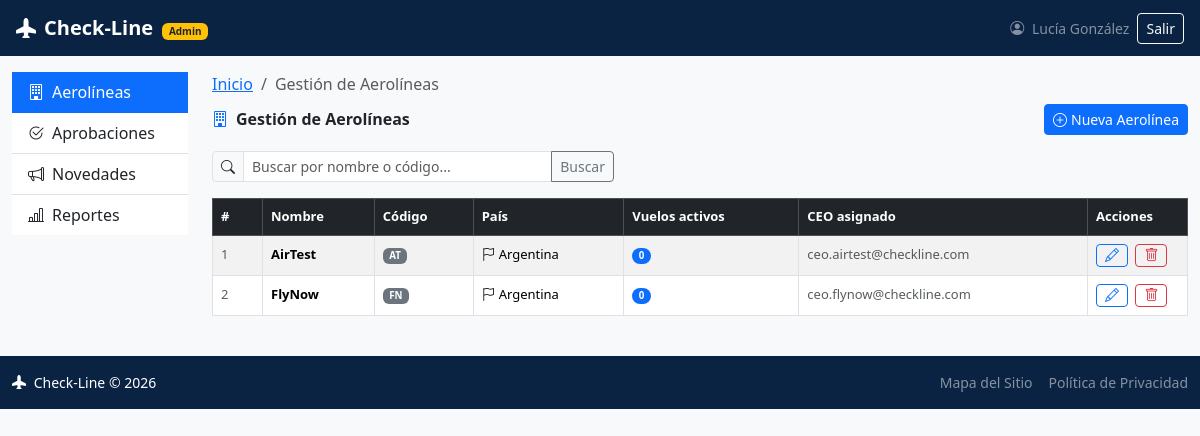
Screenshot of /admin/aerolineas.php (signed in) with the database file from the repository.
### tables this page shows
CREATE TABLE aerolineas (
  id_aerolinea  INT AUTO_INCREMENT PRIMARY KEY,
  nombre        VARCHAR(100) NOT NULL,
  codigo        VARCHAR(3)   NOT NULL UNIQUE,
  pais          VARCHAR(60)  NOT NULL,
  id_ceo        INT NOT NULL,
  fecha_alta    DATETIME NOT NULL DEFAULT CURRENT_TIMESTAMP,
  CONSTRAINT fk_aerolinea_ceo FOREIGN KEY (id_ceo) REFERENCES usuarios(id_usuario)
);

CREATE TABLE usuarios (
  id_usuario        INT AUTO_INCREMENT PRIMARY KEY,
  nombre            VARCHAR(60)  NOT NULL,
  apellido          VARCHAR(60)  NOT NULL,
  email             VARCHAR(120) NOT NULL UNIQUE,
  password_hash     VARCHAR(255) NOT NULL,
  id_rol            INT NOT NULL,
  activo            TINYINT(1) NOT NULL DEFAULT 0,    
  token_validacion  VARCHAR(100) NULL,
  fecha_registro    DATETIME NOT NULL DEFAULT CURRENT_TIMESTAMP,
  CONSTRAINT fk_usuario_rol FOREIGN KEY (id_rol) REFERENCES roles(id_rol)
);

### includes/auth.php (called while the page is built, shortened)
<?php
function nombreUsuarioActual(): string
{
    return $_SESSION['nombre'] ?? '';
}

### admin/aerolineas.php (the view, shortened to what this page needs)
<?php
require_once __DIR__ . '/../includes/auth.php';
$pdo = getConexion();
$busqueda = trim($_GET['q'] ?? '');
$param = '%' . $busqueda . '%';
$porPagina = 5;
$paginaActual = max(1, (int) ($_GET['page'] ?? 1));
$offset = ($paginaActual - 1) * $porPagina;
$sql = "
    SELECT a.id_aerolinea, a.nombre, a.codigo, a.pais, a.id_ceo,
           u.nombre AS ceo_nombre, u.apellido AS ceo_apellido, u.email AS ceo_email,
           (SELECT COUNT(*) FROM vuelos v
              WHERE v.id_aerolinea = a.id_aerolinea AND v.estado = 'activo') AS vuelos_activos
    FROM aerolineas a
    INNER JOIN usuarios u ON u.id_usuario = a.id_ceo
    WHERE a.nombre LIKE :busq1 OR a.codigo LIKE :busq2
    ORDER BY a.nombre ASC
    LIMIT :limite OFFSET :offset
";
$stmt = $pdo->prepare($sql);
$stmt->bindValue(':busq1', $param, PDO::PARAM_STR);
$stmt->bindValue(':busq2', $param, PDO::PARAM_STR);
$stmt->bindValue(':limite', $porPagina, PDO::PARAM_INT);
$stmt->bindValue(':offset', $offset, PDO::PARAM_INT);
$stmt->execute();
$aerolineas = $stmt->fetchAll();
$seccionActiva = 'aerolineas';
require __DIR__ . '/../includes/header.php';
?>
<nav aria-label="breadcrumb"><ol class="breadcrumb small mb-2">
  <li class="breadcrumb-item"><a href="aerolineas.php">Inicio</a></li>
  <li class="breadcrumb-item active">Gestión de Aerolíneas</li>
</ol></nav>
<div class="d-flex justify-content-between align-items-center mb-3">
  <h6 class="fw-semibold mb-0"><i class="bi bi-building me-2 text-primary"></i>Gestión de Aerolíneas</h6>
  <button class="btn btn-primary btn-sm" data-bs-toggle="modal" data-bs-target="#modalCrear">
    <i class="bi bi-plus-circle me-1"></i>Nueva Aerolínea
  </button>
</div>
<form method="GET" class="row mb-3 g-2">
  <div class="col-md-5">
    <div class="input-group input-group-sm">
      <span class="input-group-text"><i class="bi bi-search"></i></span>
      <input type="text" name="q" class="form-control" placeholder="Buscar por nombre o código..."
             value="<?= htmlspecialchars($busqueda) ?>">
      <button class="btn btn-outline-secondary" type="submit">Buscar</button>
    </div>
  </div>
</form>
<?php if (empty($aerolineas)): ?>
  <div class="alert alert-info">
    <i class="bi bi-info-circle me-2"></i>
    <?php if ($busqueda !== ''): ?>
      No se encontraron aerolíneas para "<?= htmlspecialchars($busqueda) ?>".
    <?php else: ?>
      Todavía no hay aerolíneas cargadas. Hacé clic en "Nueva Aerolínea" para crear la primera.
    <?php endif; ?>
  </div>
<?php else: ?>
<div class="table-responsive">
  <table class="table table-striped table-hover table-bordered align-middle" style="font-size:13px;">
    <thead class="table-dark">
      <tr>
        <th style="width:50px;">#</th>
        <th>Nombre</th>
        <th>Código</th>
        <th>País</th>
        <th>Vuelos activos</th>
        <th>CEO asignado</th>
        <th style="width:100px;">Acciones</th>
      </tr>
    </thead>
    <tbody>
      <?php foreach ($aerolineas as $a): ?>
      <tr>
        <td class="text-muted"><?= (int) $a['id_aerolinea'] ?></td>
        <td><strong><?= htmlspecialchars($a['nombre']) ?></strong></td>
        <td><span class="badge bg-secondary"><?= htmlspecialchars($a['codigo']) ?></span></td>
        <td><i class="bi bi-flag me-1"></i><?= htmlspecialchars($a['pais']) ?></td>
        <td><span class="badge bg-primary rounded-pill"><?= (int) $a['vuelos_activos'] ?></span></td>
        <td class="text-muted"><?= htmlspecialchars($a['ceo_email']) ?></td>
        <td>
          <button class="btn btn-sm btn-outline-primary py-0 me-1" title="Editar"
                  data-bs-toggle="modal" data-bs-target="#modalEditar<?= (int) $a['id_aerolinea'] ?>">
            <i class="bi bi-pencil"></i>
          </button>
          <button class="btn btn-sm btn-outline-danger py-0" title="Eliminar"
                  onclick="confirmarEliminar(<?= (int) $a['id_aerolinea'] ?>, '<?= htmlspecialchars(addslashes($a['nombre'])) ?>')">
            <i class="bi bi-trash"></i>
          </button>
        </td>
      </tr>
      <?php endforeach; ?>
    </tbody>
  </table>
</div>
<?php endif; ?>
<?php require __DIR__ . '/../includes/footer.php'; ?>

### includes/header.php (shortened to what this page needs)
<!DOCTYPE html>
<html lang="es" dir="ltr">
<head>
  <link rel="stylesheet" href="https://cdnjs.cloudflare.com/ajax/libs/bootstrap/5.3.2/css/bootstrap.min.css">
  <link rel="stylesheet" href="https://cdnjs.cloudflare.com/ajax/libs/bootstrap-icons/1.11.1/font/bootstrap-icons.min.css">
  <link rel="stylesheet" href="../style.css">
</head>
<body class="bg-light" data-bs-theme="light">
<header role="banner">
  <nav class="navbar navbar-dark px-3 py-2" style="background-color:#0A2342;" aria-label="Navegación principal del administrador">
    <a class="navbar-brand fw-bold" href="aerolineas.php" aria-label="Volver al inicio del panel de administración Check-Line">
      <i class="bi bi-airplane-fill me-2" aria-hidden="true"></i>Check-Line
      <span class="badge bg-warning text-dark ms-1" style="font-size:10px;" aria-label="Nivel de acceso actual: Administrador">Admin</span>
    </a>
    <div class="d-flex gap-2 align-items-center" role="group" aria-label="Opciones de sesión">
      <span class="text-white-50 small d-none d-md-block" aria-live="polite">
        <i class="bi bi-person-circle me-1" aria-hidden="true"></i>
        <?= htmlspecialchars(nombreUsuarioActual()) ?>
      </span>
      <a href="../logout.php" class="btn btn-outline-light btn-sm" aria-label="Cerrar sesión de forma segura del sistema" role="button">Salir</a>
    </div>
  </nav>
</header>
<div class="container-fluid mt-3" role="main">
  <div class="row">
    <nav class="col-md-2 sidebar-nav" aria-label="Menú de navegación lateral de administración">
      <div class="list-group list-group-flush" role="menu">
        <a href="aerolineas.php"
           role="menuitem"
           aria-label="Gestionar base de datos de Aerolíneas"
           <?= ($seccionActiva ?? '') === 'aerolineas' ? 'aria-current="page"' : '' ?>
           class="list-group-item list-group-item-action<?= ($seccionActiva ?? '') === 'aerolineas' ? ' active' : '' ?>">
          <i class="bi bi-building me-2" aria-hidden="true"></i>Aerolíneas
        </a>
        <a href="aprobaciones.php"
           role="menuitem"
           aria-label="Revisar y gestionar Aprobaciones de Promociones"
           <?= ($seccionActiva ?? '') === 'promociones' ? 'aria-current="page"' : '' ?>
           class="list-group-item list-group-item-action<?= ($seccionActiva ?? '') === 'promociones' ? ' active' : '' ?>">
          <i class="bi bi-check2-circle me-2" aria-hidden="true"></i>Aprobaciones
        </a>
        <a href="novedades.php"
           role="menuitem"
           aria-label="Administrar las Novedades y Avisos del sistema"
           <?= ($seccionActiva ?? '') === 'novedades' ? 'aria-current="page"' : '' ?>
           class="list-group-item list-group-item-action<?= ($seccionActiva ?? '') === 'novedades' ? ' active' : '' ?>">
          <i class="bi bi-megaphone me-2" aria-hidden="true"></i>Novedades
        </a>
        <a href="reportes.php"
           role="menuitem"
           aria-label="Generar y visualizar Reportes del sistema"
           <?= ($seccionActiva ?? '') === 'reportes' ? 'aria-current="page"' : '' ?>
           class="list-group-item list-group-item-action<?= ($seccionActiva ?? '') === 'reportes' ? ' active' : '' ?>">
          <i class="bi bi-bar-chart-line me-2" aria-hidden="true"></i>Reportes
        </a>
      </div>
    </nav>
    <main class="col-md-10" id="contenido-principal" aria-live="polite">

### includes/footer.php (shortened to what this page needs)
    </main> </div> </div> <footer class="text-white py-3 mt-4" style="background-color:#0A2342;" role="contentinfo" aria-label="Pie de página del sistema Check-Line">
  <div class="container-fluid d-flex justify-content-between align-items-center flex-wrap gap-2">
    <span class="small" aria-label="Derechos de autor">
      <i class="bi bi-airplane-fill me-1" aria-hidden="true"></i>
      Check-Line &copy; <?= date('Y') ?>
    </span>
    <nav class="d-flex gap-3" aria-label="Navegación legal y de soporte del sistema">
      <a href="../mapa-sitio.php" class="text-white-50 text-decoration-none small" aria-label="Consultar el mapa del sitio web">
        Mapa del Sitio
      </a>
      <a href="../privacidad.php" class="text-white-50 text-decoration-none small" aria-label="Leer la política de privacidad de la plataforma">
        Política de Privacidad
      </a>
    </nav>
  </div>
</footer>
</body>
</html>

### rows the page displays
aerolineas: id_aerolinea "1", nombre "AirTest", codigo "AT", pais "Argentina", vuelos_activos "0", id_ceo.email "ceo.airtest@checkline.com"
aerolineas: id_aerolinea "2", nombre "FlyNow", codigo "FN", pais "Argentina", vuelos_activos "0", id_ceo.email "ceo.flynow@checkline.com"

### other values shown
nombreUsuarioActual() "Lucía González"
